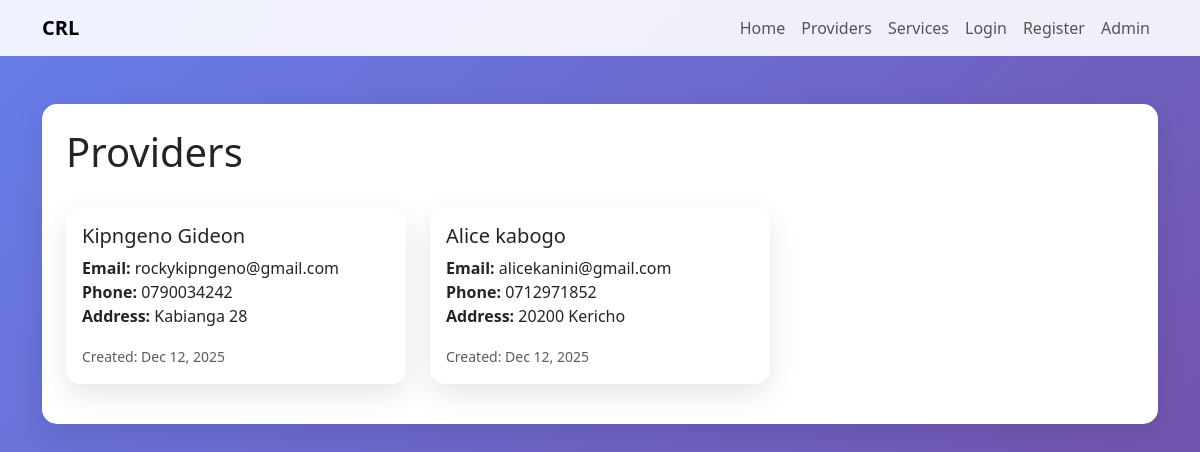
Page /providers/ on the committed database.
### providers/models.py (models this page shows, shortened)
class Provider(models.Model):
    name = models.CharField(max_length=100)
    email = models.EmailField()
    phone = models.CharField(max_length=20, blank=True)
    address = models.TextField(blank=True)
    created_at = models.DateTimeField(auto_now_add=True)

### providers/views.py (the view)
# urls.py: path('', views.provider_list, name='provider_list'),
def provider_list(request):
    providers = Provider.objects.all()
    return render(request, 'providers/provider_list.html', {'providers': providers})

### templates/providers/provider_list.html (shortened to what this page needs)
{% extends 'base.html' %}
{% block content %}
<div class="row">
    <div class="col-12">
        <div class="card p-4">
            <div class="d-flex justify-content-between align-items-center mb-4">
                <h1>Providers</h1>
            </div>
            {% if providers %}
                <div class="row">
                    {% for provider in providers %}
                        <div class="col-md-4 mb-3">
                            <div class="card h-100">
                                <div class="card-body">
                                    <h5 class="card-title">{{ provider.name }}</h5>
                                    <p class="card-text">
                                        <strong>Email:</strong> {{ provider.email }}<br>
                                        {% if provider.phone %}<strong>Phone:</strong> {{ provider.phone }}<br>{% endif %}
                                        {% if provider.address %}<strong>Address:</strong> {{ provider.address }}{% endif %}
                                    </p>
                                    <small class="text-muted">Created: {{ provider.created_at|date:"M d, Y" }}</small>
                                </div>
                            </div>
                        </div>
                    {% endfor %}
                </div>
            {% endif %}
        </div>
    </div>
</div>
{% endblock %}

### templates/base.html (style rules this page uses)
body { background: linear-gradient(135deg, #667eea 0%, #764ba2 100%); min-height: 100vh; }
.card { border: none; border-radius: 15px; box-shadow: 0 10px 30px rgba(0,0,0,0.1); }

### rows in the picture
Provider: name "Kipngeno Gideon", email "rockykipngeno@gmail.com", phone "0790034242", address "Kabianga 28", created_at "Dec 12, 2025"
Provider: name "Alice kabogo", email "alicekanini@gmail.com", phone "0712971852", address "20200 Kericho", created_at "Dec 12, 2025"
